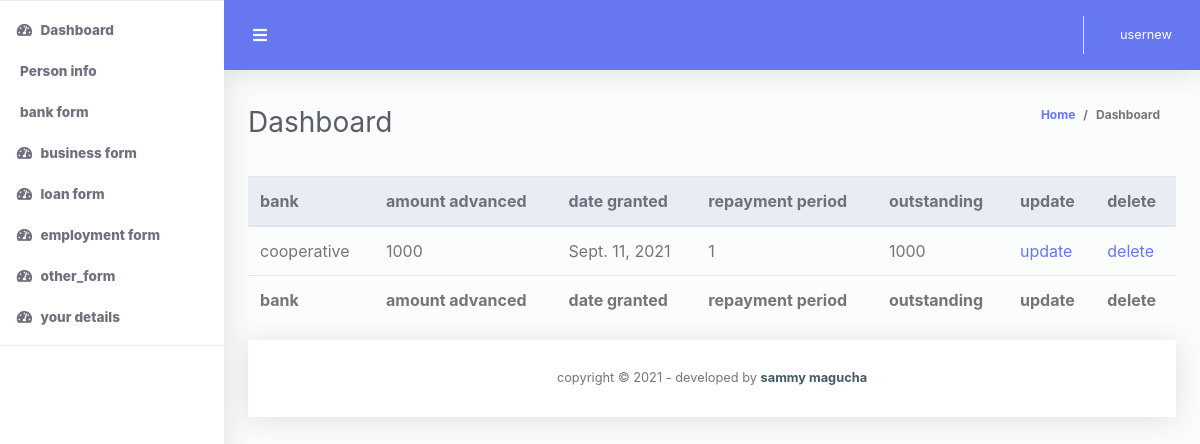
The page /otherdetails (signed in) on the database as committed earlier.
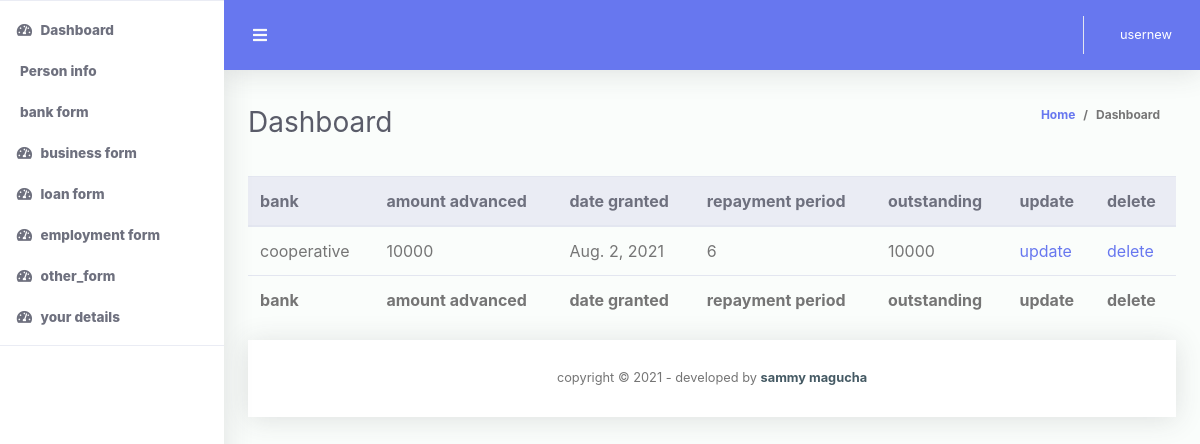
The same page on the database as committed later.
### codechallenege/models.py (models this page shows)
class OtherLoans(models.Model):
	bank = models.CharField(max_length = 100, validators= [onlyletters])
	amount_advanced = models.PositiveIntegerField()
	date_granted = models.DateField()
	Repayment_period = models.PositiveIntegerField()
	Outstanding_balance = models.PositiveIntegerField()
	bio = models.ForeignKey(User, on_delete=models.CASCADE)
	class Meta:
		verbose_name_plural = "OtherLoans"

### codechallenege/views.py (the view)
# urls.py: path('otherdetails', views.otherdetails, name='other_details'),
@login_required(login_url='/accounts/login/')
def otherdetails(request):
	clientsbank = OtherLoans.objects.all()
	context = {
		'title': 'other bank details',
		'users': clientsbank
	}
	return render(request, 'codechallenege/otherdetails.html', context)

### codechallenege/templatetags/custom_tags.py (called while the page is built)
@register.filter(name='has_group')
def has_group(user, group_name):
    group = Group.objects.filter(name=group_name)
    if group:
        group = group.first()
        return group in user.groups.all()
    else:
        return False

### codechallenege/templates/codechallenege/otherdetails.html (shortened to what this page needs)
{%extends 'codechallenege/base.html'%}
{%block content%}
  <table class="table align-items-center table-flush table-hover" id="dataTableHover">
                    <thead class="thead-light">
                      <tr>
                        <th>
                        bank
                      </th>
                      <th>
                        amount advanced
                      </th>
                      <th>
                        date granted
                      </th>
                      <th>
                        repayment period
                      </th>
                      <th>
                        outstanding
                      </th>
                      <th>
                        update
                      </th>
                      <th>
                        delete
                      </th>
                    </tr>
                    <tfoot>
                      <tr>
                        <th>
                        bank
                      </th>
                      <th>
                        amount advanced
                      </th>
                      <th>
                        date granted
                      </th>
                      <th>
                        repayment period
                      </th>
                      <th>
                        outstanding
                      </th>
                      <th>
                        update
                      </th>
                      <th>
                        delete
                      </th>
                    </tr>
                    </tfoot>
   {%for user in users%}
   <tr>
       <td>{{user.bank}}</td>
       <td>{{user.amount_advanced}}</td>
       <td>{{user.date_granted}}</td>
       <td>{{user.Repayment_period}}</td>
       <td>{{user.Outstanding_balance}}</td>
       <td><a href="{% url 'update_other' user.id %}">update</a></td>
       <td><a href="{% url 'delete_other' user.id%}">delete</a></td>
   </tr>
   {%endfor%}
 </table>
{%endblock%}

Rows that differ between the two databases and show on the page:
changed OtherLoans "cooperative": amount_advanced "1000" → "10000"; date_granted "Sept. 11, 2021" → "Aug. 2, 2021"; Repayment_period "1" → "6"; Outstanding_balance "1000" → "10000"
